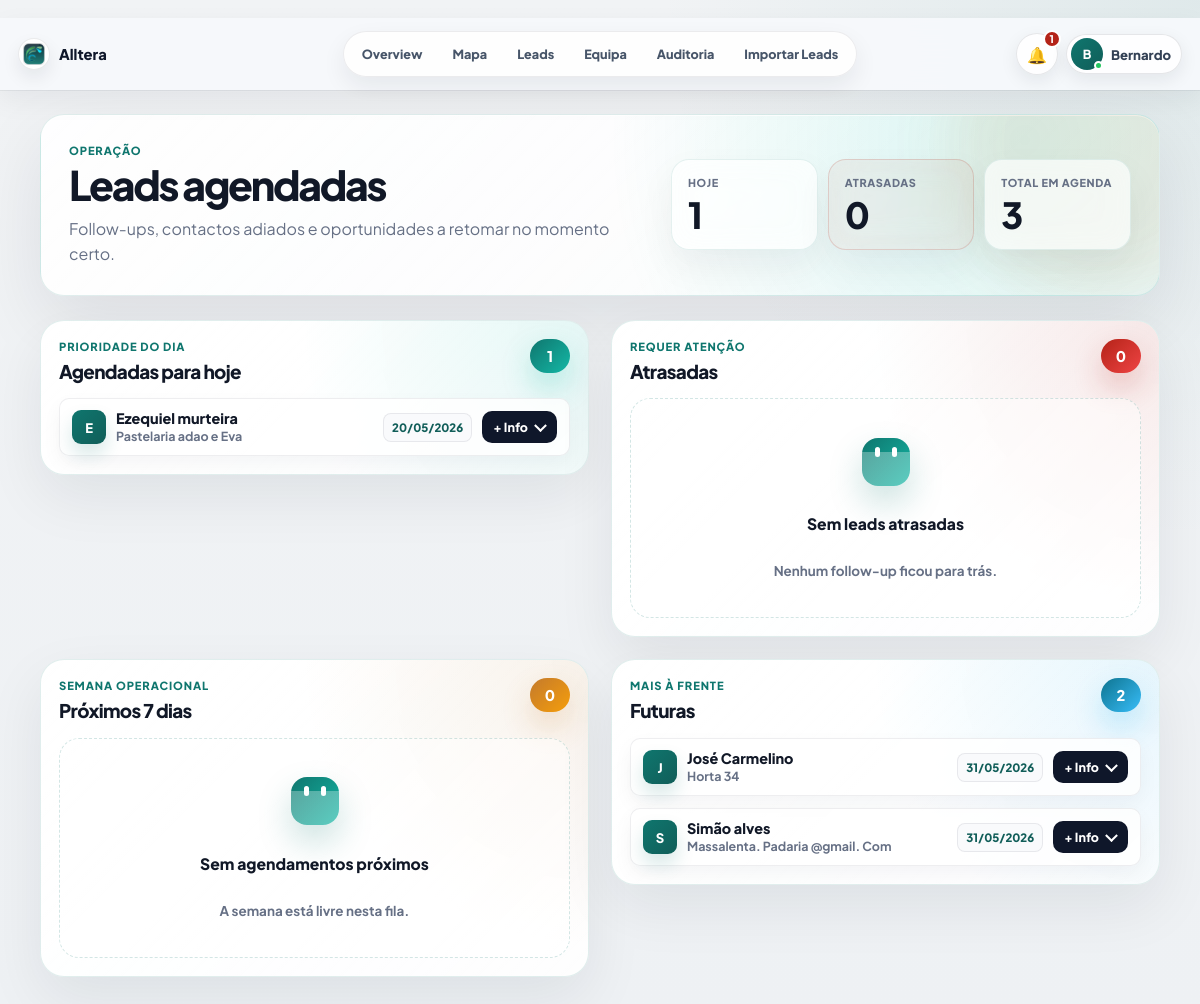
/agendadas (signed in), run on the app's committed database.
### PlataformaApoioDecisaoComercial/models.py (models this page shows, shortened)
class User(UserMixin, db.Model):
    __tablename__ = "users"
    id = db.Column(db.Integer, primary_key=True)
    nome = db.Column(db.String(120), nullable=False)
    email = db.Column(db.String(160), nullable=False, unique=True, index=True)
    password_hash = db.Column(db.String(255), nullable=False)
    role = db.Column(db.String(40), nullable=False, default="comercial")
    ativo = db.Column(db.Boolean, nullable=False, default=True)
    created_at = db.Column(db.DateTime, default=datetime.utcnow)
    @property
    def is_active(self):
        return bool(self.ativo)
    historico = db.relationship("HistoricoLead", back_populates="user", lazy="dynamic")
    assigned_leads = db.relationship("Lead", back_populates="assigned_to", lazy="dynamic")

class Lead(db.Model):
    id = db.Column(db.Integer, primary_key=True)
    nome_cliente = db.Column(db.String(180), nullable=True)
    area_negocio = db.Column(db.String(120), nullable=True)
    cidade = db.Column(db.String(80), nullable=True)
    empresa = db.Column(db.String(180), nullable=True)
    nome_empresa = db.Column(db.String(180), nullable=False)
    tipo_cliente = db.Column(db.String(80), nullable=False)
    morada = db.Column(db.String(220), nullable=True)
    codigo_postal = db.Column(db.String(20), nullable=True)
    localidade = db.Column(db.String(80), nullable=False)
    contacto = db.Column(db.String(120), nullable=True)
    telefone = db.Column(db.String(40), nullable=True)
    email = db.Column(db.String(160), nullable=True)
    categoria = db.Column(db.String(120), nullable=True)
    nif = db.Column(db.String(30), nullable=True)
    observacoes = db.Column(db.Text, nullable=True)
    observacoes_contacto = db.Column(db.Text, nullable=True)
    reuniao_info = db.Column(db.Text, nullable=True)
    classificacao_observacao = db.Column(db.String(80), nullable=True)
    motivo_classificacao = db.Column(db.Text, nullable=True)
    latitude = db.Column(db.Float, nullable=True)
    longitude = db.Column(db.Float, nullable=True)
    estado = db.Column(db.String(40), nullable=False, default="Por contactar")
    estado_lead = db.Column(db.String(40), nullable=True, default="Por contactar")
    prioridade = db.Column(db.String(20), nullable=True, default="Baixa")
    comercial_responsavel = db.Column(db.String(80), nullable=False, default="Flávia")
    data_novo_contacto = db.Column(db.Date, nullable=True)
    data_reuniao = db.Column(db.Date, nullable=True)
    hora_reuniao = db.Column(db.String(10), nullable=True)
    tags = db.Column(db.String(300), nullable=True)
    insight_tags = db.Column(db.String(400), nullable=True)
    insight_note = db.Column(db.Text, nullable=True)
    assigned_to_id = db.Column(db.Integer, db.ForeignKey("users.id"), nullable=True, index=True)
    created_at = db.Column(db.DateTime, default=datetime.utcnow)
    updated_at = db.Column(db.DateTime, default=datetime.utcnow, onupdate=datetime.utcnow)
    assigned_to = db.relationship("User", back_populates="assigned_leads")
    historico = db.relationship(
        "HistoricoLead",
        backref="lead",
        cascade="all, delete-orphan",
        order_by="desc(HistoricoLead.created_at)",
    )
    def tag_list(self):
        return [tag.strip() for tag in (self.tags or "").split(",") if tag.strip()]
    def insight_tag_list(self):
        return [tag.strip() for tag in (self.insight_tags or "").split(",") if tag.strip()]

### PlataformaApoioDecisaoComercial/app.py (the view, shortened to what this page needs)
    @app.route("/agendadas", methods=["GET", "POST"])
    @login_required
    def agendadas():
        return render_template(
            "agendadas.html",
            scheduled=scheduled_leads_context(),
            today=date.today(),
            scheduled_datetime_label=scheduled_datetime_label,
            scheduled_time_label=scheduled_time_label,
        )

### PlataformaApoioDecisaoComercial/app.py (called while the page is built, shortened)
def normalize_lookup(value):
    text = str(value or "").strip().lower()
    text = unicodedata.normalize("NFKD", text)
    return "".join(char for char in text if not unicodedata.combining(char))

def clean_text(value):
    return re.sub(r"\s+", " ", str(value or "").strip())

def parse_time_value(value):
    value = clean_text(value)
    if not value:
        return None
    match = re.fullmatch(r"([01]?\d|2[0-3]):([0-5]\d)(?::[0-5]\d)?", value)
    if not match:
        return None
    return f"{int(match.group(1)):02d}:{match.group(2)}"

def scheduled_time_label(lead):
    return parse_time_value(getattr(lead, "hora_reuniao", None)) or ""

def scheduled_datetime_label(lead):
    if not lead or not lead.data_novo_contacto:
        return "-"
    date_text = lead.data_novo_contacto.strftime("%d/%m/%Y")
    hour_text = scheduled_time_label(lead)
    return f"{date_text} às {hour_text}" if hour_text else date_text

def scheduled_sort_key(lead):
    return (
        lead.data_novo_contacto or date.max,
        scheduled_time_label(lead) or "99:99",
        normalize_lookup(lead.nome_empresa or lead.nome_cliente or ""),
    )

def is_scheduled_lead(lead):
    if not lead or not lead.data_novo_contacto:
        return False
    state = normalize_legacy_state(lead.estado)
    text = normalize_lookup(" ".join([
        lead.estado or "",
        lead.classificacao_observacao or "",
        lead.observacoes or "",
        lead.observacoes_contacto or "",
        lead.motivo_classificacao or "",
    ]))
    if state in SCHEDULED_STATES:
        return True

def scheduled_bucket(lead, today=None):
    today = today or date.today()
    if not is_scheduled_lead(lead):
        return ""
    if lead.data_novo_contacto < today:
        return "overdue"
    if lead.data_novo_contacto == today:
        return "today"
    if lead.data_novo_contacto <= today + timedelta(days=7):
        return "next7"
    return "future"

def scheduled_badge_count():
    today = date.today()
    return (
        Lead.query.filter(
            Lead.data_novo_contacto.isnot(None),
            Lead.data_novo_contacto <= today,
            Lead.estado.in_(list(SCHEDULED_STATES)),
        ).count()
    )

### PlataformaApoioDecisaoComercial/templates/agendadas.html (shortened to what this page needs)
{% extends "base.html" %}
{% macro empty_state(title, subtitle) %}
<div class="scheduled-empty">
    <div class="scheduled-empty__icon" aria-hidden="true"></div>
    <strong>{{ title }}</strong>
    <span>{{ subtitle }}</span>
</div>
{% endmacro %}
{% macro scheduled_card(lead, tone="default") %}
{% set name = lead.nome_cliente or lead.nome_empresa or lead.empresa or "Lead sem nome" %}
{% set latest = lead.historico[0] if lead.historico else none %}
{% set next_action = "Contactar hoje" if tone == "today" else ("Retomar contacto" if tone == "overdue" else "Preparar follow-up") %}
{% set tags = lead.tag_list() %}
{% set insight_tags = lead.insight_tag_list() %}
<article class="scheduled-lead-card scheduled-lead-card--{{ tone }}" data-lead-card="{{ lead.id }}" data-lead-drawer="{{ lead.id }}">
    <div class="scheduled-lead-card__top">
        <div class="scheduled-avatar" aria-hidden="true">{{ name[:1]|upper }}</div>
        <div class="scheduled-lead-card__identity">
            <strong>{{ name }}</strong>
            <span>{{ lead.empresa or lead.nome_empresa or "Sem empresa" }}</span>
        </div>
        <span class="scheduled-date-pill">{{ scheduled_datetime_label(lead) }}</span>
        <button class="link-button scheduled-info-toggle" type="button" aria-expanded="false">+ Info</button>
    </div>
</article>
{% endmacro %}
{% macro scheduled_section(title, subtitle, count, items, tone, empty_title, empty_subtitle) %}
<section class="scheduled-section-card scheduled-section-card--{{ tone }}">
    <header class="scheduled-section-card__header">
        <div>
            <p class="eyebrow">{{ subtitle }}</p>
            <h2>{{ title }}</h2>
        </div>
        <span class="scheduled-count scheduled-count--{{ tone }}">{{ count }}</span>
    </header>
    <div class="scheduled-section-card__body">
        {% for lead in items %}
            {{ scheduled_card(lead, tone) }}
        {% else %}
            {{ empty_state(empty_title, empty_subtitle) }}
        {% endfor %}
    </div>
</section>
{% endmacro %}
{% block content %}
<main class="page-shell scheduled-page">
    <section class="scheduled-hero-v2">
        <div class="scheduled-hero-v2__copy">
            <p class="eyebrow">Operação</p>
            <h1>Leads agendadas</h1>
            <p>Follow-ups, contactos adiados e oportunidades a retomar no momento certo.</p>
        </div>
        <div class="scheduled-hero-stats">
            <article><span>Hoje</span><strong>{{ scheduled.today_count }}</strong></article>
            <article class="is-warning"><span>Atrasadas</span><strong>{{ scheduled.overdue_count }}</strong></article>
            <article><span>Total em agenda</span><strong>{{ scheduled.today|length + scheduled.overdue|length + scheduled.next7|length + scheduled.future|length }}</strong></article>
        </div>
    </section>
    <section class="scheduled-grid-v2">
        {{ scheduled_section(
            "Agendadas para hoje",
            "Prioridade do dia",
            scheduled.today|length,
            scheduled.today,
            "today",
            "Sem leads agendadas para hoje",
            "Tudo em dia."
        ) }}
        {{ scheduled_section(
            "Atrasadas",
            "Requer atenção",
            scheduled.overdue|length,
            scheduled.overdue,
            "overdue",
            "Sem leads atrasadas",
            "Nenhum follow-up ficou para trás."
        ) }}
        {{ scheduled_section(
            "Próximos 7 dias",
            "Semana operacional",
            scheduled.next7|length,
            scheduled.next7,
            "next",
            "Sem agendamentos próximos",
            "A semana está livre nesta fila."
        ) }}
        {{ scheduled_section(
            "Futuras",
            "Mais à frente",
            scheduled.future|length,
            scheduled.future,
            "future",
            "Sem leads futuras",
            "Ainda não existem contactos planeados para depois."
        ) }}
    </section>
</main>
{% endblock %}

### PlataformaApoioDecisaoComercial/templates/base.html (shortened to what this page needs)
﻿<!doctype html>
<html lang="pt">
<head>
    <link rel="stylesheet" href="https://unpkg.com/leaflet@1.9.4/dist/leaflet.css">
    <link rel="stylesheet" href="{{ url_for('static', filename='css/styles.css') }}">
</head>
<body>
    <div class="app-shell">
        <header class="topbar topbar--minimal" id="appTopbar" aria-label="Barra superior">
            <a class="topnav-brand" href="{{ url_for('admin_overview') if current_user.is_authenticated and current_user.role == 'admin' else (url_for('mapa_leads') if current_user.is_authenticated else url_for('login')) }}" aria-label="Alltera">
                <span class="topnav-brand__logo" aria-hidden="true">
                    <img src="{{ url_for('static', filename='favicon-main.png') }}" alt="">
                </span>
                <span>Alltera</span>
            </a>
            {% if current_user.is_authenticated %}
            <nav class="topnav-pill" aria-label="Navegação principal">
                {% if current_user.role == "admin" %}
                <a href="{{ url_for('admin_overview') }}" {% if request.endpoint == 'admin_overview' %}aria-current="page"{% endif %}>Overview</a>
                <a href="{{ url_for('mapa_leads') }}" {% if request.endpoint == 'mapa_leads' %}aria-current="page"{% endif %}>Mapa</a>
                <a href="{{ url_for('todas_leads') }}" {% if request.endpoint == 'todas_leads' %}aria-current="page"{% endif %}>Leads</a>
                <a href="{{ url_for('admin_users') }}" {% if request.endpoint == 'admin_users' %}aria-current="page"{% endif %}>Equipa</a>
                <a href="{{ url_for('historico') }}" {% if request.endpoint == 'historico' %}aria-current="page"{% endif %}>Auditoria</a>
                <a href="{{ url_for('importar_leads') }}" {% if request.endpoint == 'importar_leads' %}aria-current="page"{% endif %}>Importar Leads</a>
                {% endif %}
            </nav>
            {% endif %}
            <div class="topbar__actions">
                {% if current_user.is_authenticated %}
                {% set display_name = current_user.nome or current_user.email %}
                {% set first_name = display_name.split()[0] %}
                <div class="notifications-menu" id="notificationsMenu">
                    <button class="notifications-trigger" id="notificationsButton" type="button" aria-haspopup="menu" aria-expanded="false" aria-controls="notificationsDropdown" title="Notificações operacionais">
                        <span aria-hidden="true">🔔</span>
                        {% if operational_notifications.count > 0 %}
                        <strong>{{ operational_notifications.count }}</strong>
                        {% endif %}
                    </button>
                </div>
                <div class="profile-menu" id="profileMenu">
                    <button class="profile-trigger" id="profileMenuButton" type="button" aria-haspopup="menu" aria-expanded="false" aria-controls="profileDropdown">
                        <span class="profile-avatar" aria-hidden="true">{{ display_name[:1]|upper }}<i></i></span>
                        <span class="profile-trigger__name">{{ first_name }}</span>
                    </button>
                </div>
                {% endif %}
            </div>
        </header>
        <div class="app-shell__content">
            {% block content %}{% endblock %}
        </div>
    </div>
    {% if current_user.is_authenticated %}
    <aside class="command-palette" id="commandPalette" aria-hidden="true">
    </aside>
    <aside class="global-lead-drawer" id="globalLeadDrawer" aria-hidden="true">
    </aside>
    {% endif %}
</body>
</html>

### data on the page
User: nome "B", nome "Bernardo"
Lead: nome_cliente "E", nome_cliente "Ezequiel murteira", empresa "Pastelaria adao e Eva", data_novo_contacto+hora_reuniao "20/05/2026"
Lead: nome_cliente "J", nome_cliente "José Carmelino", empresa "Horta 34", data_novo_contacto+hora_reuniao "31/05/2026"
Lead: nome_cliente "S", nome_cliente "Simão alves", empresa "Massalenta. Padaria @gmail. Com", data_novo_contacto+hora_reuniao "31/05/2026"

### other printed values
{{ operational_notifications.count }} "1"
{{ scheduled.today_count }} "1"
{{ scheduled.overdue_count }} "0"
{{ subtitle }} "PRIORIDADE DO DIA REQUER ATENÇÃO SEMANA OPERACIONAL MAIS À FRENTE"
{{ title }} "Agendadas para hoje Atrasadas Próximos 7 dias Futuras"
{{ count }} "1 0 0 2"
{{ title }} "Sem leads atrasadas Sem agendamentos próximos"
{{ subtitle }} "Nenhum follow-up ficou para trás. A semana está livre nesta fila."
